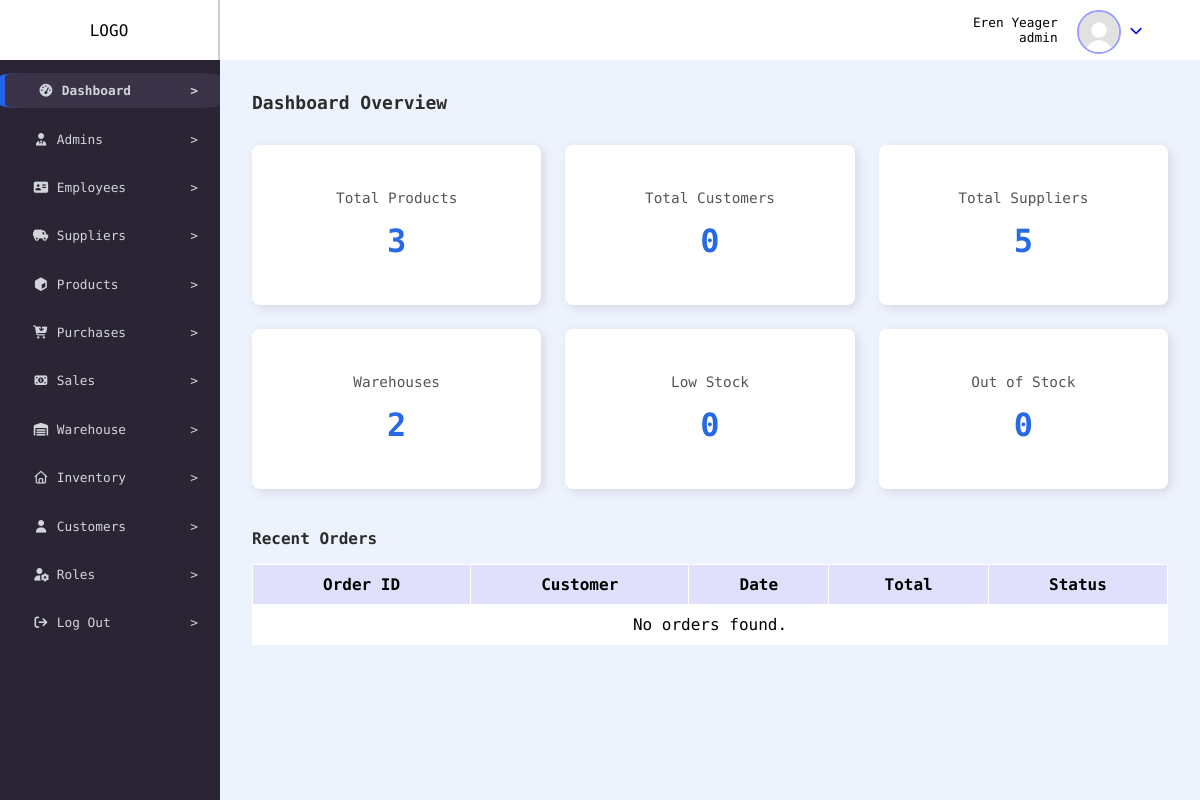
The page /dashboard.php (signed in) on the database as committed earlier.
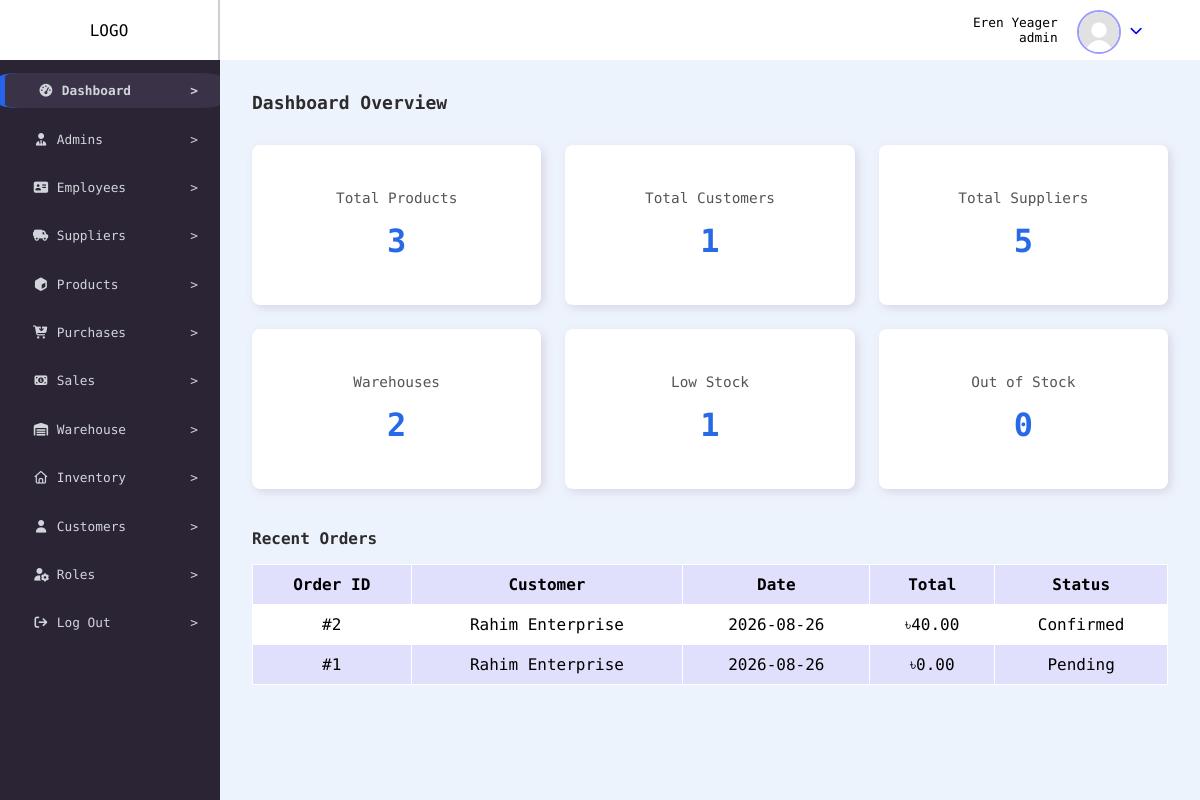
The same page on the database as committed later.
### tables this page shows
CREATE TABLE `sales_orders` (
  `sale_id` int(11) NOT NULL,
  `customer_id` int(11) NOT NULL,
  `warehouse_id` int(11) NOT NULL,
  `user_id` int(11) NOT NULL,
  `sale_date` date DEFAULT curdate(),
  `total_amount` decimal(12,2) DEFAULT NULL,
  `order_status` enum('pending','confirmed','cancelled') NOT NULL DEFAULT 'pending',
  `created_at` timestamp NOT NULL DEFAULT current_timestamp()
);

CREATE TABLE `customers` (
  `customer_id` int(11) NOT NULL,
  `customer_name` varchar(80) NOT NULL,
  `phone` varchar(12) NOT NULL,
  `email` varchar(100) NOT NULL,
  `address` varchar(100) DEFAULT NULL,
  `outstanding_money` decimal(8,2) DEFAULT NULL,
  `created_at` timestamp NOT NULL DEFAULT current_timestamp()
);

### config/db.config.php (called while the page is built)
<?php
function dbQuery(string $query){
  $host = 'localhost';
  $port = 3308;
  $dbname = 'sme_inventory';
  $username = 'root';
  $password = '';
  $pdo = new PDO("mysql:host={$host};port={$port};dbname={$dbname}",$username,$password,[
    PDO::ATTR_ERRMODE =>  PDO::ERRMODE_EXCEPTION
    ]);
    $stmt = $pdo->prepare($query);
    $stmt->execute();
    $result = $stmt->fetchAll(PDO::FETCH_ASSOC);
    return $result;
  }
  ?>

### views/dashboard_home.views.php (the view)
<?php
$product_result = dbQuery("SELECT COUNT(*) AS total FROM products ");
$total_products = $product_result[0]['total'];
$customer_result = dbQuery("SELECT COUNT(*) AS total FROM customers ");
$total_customers = $customer_result[0]['total'];
$supplier_result = dbQuery("SELECT COUNT(*) AS total FROM suppliers ");
$total_suppliers = $supplier_result[0]['total'];
$warehouse_result = dbQuery("SELECT COUNT(*) AS total FROM warehouses ");
$total_warehouses = $warehouse_result[0]['total'];
$low_stock_result = dbQuery(" SELECT COUNT(*) AS total FROM inventory WHERE
          ( current_stock - reserved_stock- damaged_stock) > 0
          AND
          ( current_stock - reserved_stock - damaged_stock) <= 10 ");
$total_low_stock = $low_stock_result[0]['total'];
$out_stock_result = dbQuery("SELECT COUNT(*) AS total FROM inventory WHERE
          (current_stock- reserved_stock- damaged_stock) <= 0
          ");
$total_out_stock = $out_stock_result[0]['total'];
$recent_orders = dbQuery("SELECT sales_orders.*, customers.customer_name
FROM sales_orders
JOIN customers
ON sales_orders.customer_id = customers.customer_id
ORDER BY sales_orders.sale_id DESC
LIMIT 5
");
?>
<div class="dashboard_home">
  <div class="dashboard_title">
    Dashboard Overview
  </div>
  <div class="dashboard_cards">
    <div class="dashboard_card">
      <div class="card_title">
        Total Products
      </div>
      <div class="card_number">
        <?= $total_products ?>
      </div>
    </div>
    <div class="dashboard_card">
      <div class="card_title">
        Total Customers
      </div>
      <div class="card_number">
        <?= $total_customers ?>
      </div>
    </div>
    <div class="dashboard_card">
      <div class="card_title">
        Total Suppliers
      </div>
      <div class="card_number">
        <?= $total_suppliers ?>
      </div>
    </div>
    <div class="dashboard_card">
      <div class="card_title">
        Warehouses
      </div>
      <div class="card_number">
        <?= $total_warehouses ?>
      </div>
    </div>
    <div class="dashboard_card">
      <div class="card_title">
        Low Stock
      </div>
      <div class="card_number">
        <?= $total_low_stock ?>
      </div>
    </div>
    <div class="dashboard_card">
      <div class="card_title">
        Out of Stock
      </div>
      <div class="card_number">
        <?= $total_out_stock ?>
      </div>
    </div>
  </div>
  <div class="dashboard_section">
    <div class="section_title">
      Recent Orders
    </div>
    <table>
      <tr>
        <th>Order ID</th>
        <th>Customer</th>
        <th>Date</th>
        <th>Total</th>
        <th>Status</th>
      </tr>
      <?php if (!empty($recent_orders)) : ?>
        <?php foreach ($recent_orders as $order) : ?>
          <tr>
            <td>
              #<?= $order['sale_id'] ?>
            </td>
            <td>
              <?= $order['customer_name'] ?>
            </td>
            <td>
              <?= $order['sale_date'] ?>
            </td>
            <td>
              ৳<?= number_format(
                  (float) $order['total_amount'],
                  2
                ) ?>
            </td>
            <td>
              <?= ucfirst($order['order_status']) ?>
            </td>
          </tr>
        <?php endforeach; ?>
      <?php else : ?>
        <tr>
          <td colspan="5">
            No orders found.
          </td>
        </tr>
      <?php endif; ?>
    </table>
  </div>
</div>

### dashboard.php (shortened to what this page needs)
<?php
if (!empty($_SESSION['user_id'])) :
  include __DIR__ . '/views/header.php';
  include __DIR__ . '/config/db.config.php';
?>
  <?php
  $sidebarArr = [
    'Dashboard' => 'fa-solid fa-gauge-high',
    'Admins' => 'fa-solid fa-user-tie',
    'Employees' => 'fa-solid fa-address-card',
    'Suppliers' => 'fa-solid fa-truck-field',
    'Products' => 'fa-solid fa-cube',
    'Purchases' => 'fa-solid fa-cart-arrow-down',
    'Sales' => 'fa-solid fa-money-bill-1',
    'Warehouse' => 'fa-solid fa-warehouse',
    'Inventory' => 'fa-regular fa-house',
    'Customers' => 'fa-solid fa-user',
    'Roles' => 'fa-solid fa-user-gear',
    'Log Out' => 'fa-solid fa-arrow-right-from-bracket'
  ];
  $keys = array_keys($sidebarArr);
  ?>
  <div class="dashboard_container">
    <nav>
      <?php include __DIR__ . '/inc/navbar.inc.php' ?>
    </nav>
    <aside>
      <?php foreach ($keys as $key) : ?>
        <a href="<?= !empty($_GET['aside']) && $_GET['aside'] === $key ? 'dashboard.php' : '?aside=' . $key; ?>">
          <div class="item <?= $_SESSION['active_sidebar'] === $key ? 'active' : ''; ?>">
            <div>
              <i class="<?= $sidebarArr[$key]; ?>"></i>
              <?= $key; ?>
            </div>
            <span>></span>
          </div>
        </a>
      <?php endforeach; ?>
      <div class="empty_space">
      </div>
    </aside>
    <div class="main">
      <?php if ((empty($_GET['aside'])) && (empty($_GET['view']))) include __DIR__ . '/views/dashboard_home.views.php'; ?>
    </div>
  </div>
  </body>
  </html>
<?php else : header('Location: login.php');
  die();
endif; ?>

### views/header.php (shortened to what this page needs)
<!DOCTYPE html>
<html lang="en">
<head>
  <link rel="stylesheet" href="styles/style.css">
  <link rel="stylesheet" href="styles/mac_style.css">
  <link rel="stylesheet"
    href="https://cdnjs.cloudflare.com/ajax/libs/font-awesome/7.3.0/css/all.min.css" />
</head>
<body>

### inc/navbar.inc.php
<div class="nav_container">
  <div class="logo_sec">LOGO</div>
  <div class="dif_sec">
    <?php $string = empty($_GET['nav']) ? '?nav=drop_click' : 'dashboard.php' ?>
    <a href="<?= $string ?> ">
      <div class="photo_sec">
        <?php
        $user_id = (int) $_SESSION['user_id'];
        $resultPhoto = dbQuery("SELECT profile_picture FROM users WHERE user_id = {$user_id}");
        $resultPhoto[0]['profile_picture'] != NULL ? $pp = $resultPhoto[0]['profile_picture'] : $pp = 'default.jpeg';
        ?>
        <div class="image">
          <img src="uploads/<?= $pp ?>" alt="pp">
        </div>
        <span class="arrow">
          <?php if(empty($_GET['nav'])) : ?>
          <i class="fa-solid fa-chevron-down"></i>
          <?php else : ?>
          <i class="fa-solid fa-angle-up"></i>
          <?php endif; ?>
        </span>
      </div>
    </a>
    <div class="full_name">
        <span class="name">
          <?php echo $_SESSION['full_name']; ?>
        </span>
        <span class="designation">
          <?php echo $_SESSION['role_name']; ?>
        </span>
    </div>
  </div>
</div>

### styles/style.css (style rules this page uses)
body { background-color: #685c79; font-family: "Roboto Mono", monospace; box-sizing: border-box; margin: 0; border: 0; }
.dashboard_container nav { grid-area: nv; background-color: #ffffff; }
.dashboard_container aside { grid-area: sd; background-color: #2b2434; }
.dashboard_container .main { grid-area: ma; background-color: #edf3fc; }
.dashboard_container { display: grid; grid-template-columns: 220px 1fr; grid-template-rows: 60px 1fr; grid-template-areas: "nv nv" "sd ma"; height: 100vh; }
.dashboard_container aside { display: flex; flex-direction: column; justify-content: space-evenly; }
.dashboard_container aside .item { height: 2.2rem; display: flex; justify-content: space-between; align-items: center; font-size: 0.8rem; color: #d1d5db; padding-left: 15%; padding-right: 10%; border-radius: 10%; transition-duration: 0.1s; }
.dashboard_container aside a { text-decoration: none; }
.dashboard_container .empty_space { background-color: #2b2434; height: 18%; }
.dashboard_container aside .active { background-color: #3a3246; font-weight: bold; border-left: 5px solid #2563eb; }
.dashboard_container nav .nav_container { display: grid; grid-template-columns: 220px 1fr; grid-template-rows: 1fr; grid-template-areas: "ls ds"; height: 100%; }
.dashboard_container nav .logo_sec { grid-area: ls; border-right: 2px solid rgb(207, 207, 207); display: flex; justify-content: center; align-items: center; }
.dashboard_container nav .dif_sec { grid-area: ds; display: flex; flex-direction: row-reverse; align-items: center; gap: 1.2rem; padding-right: 3.5rem; }
.dashboard_container nav .photo_sec { display: flex; gap: 0.7rem; align-items: center; }
.dashboard_container nav .photo_sec .arrow { font-size: 0.8rem; }
.dashboard_container nav .photo_sec .image { height: 2.5rem; width: 2.5rem; }
.dashboard_container nav .photo_sec img { height: 100%; width: 100%; object-fit: cover; border-radius: 50%; border: 2px solid rgb(155, 155, 255); }
.dashboard_container nav .dif_sec .full_name { display: flex; flex-direction: column; align-items: end; justify-content: center; }
.dashboard_container nav .full_name .name { font-size: 0.8rem; font-weight: 500; }
.dashboard_container nav .full_name .designation { font-size: 0.8rem; font-weight: 300; }
.dashboard_container nav .dif_sec a { text-decoration: none; }
tr:nth-child(odd) { background-color: rgb(224, 224, 253); }
.main .dashboard_home { width: 100%; box-sizing: border-box; padding: 2rem; }
.main .dashboard_home .dashboard_title { font-size: large; font-weight: bold; color: rgb(44, 44, 44); margin-bottom: 2rem; }
.main .dashboard_cards { width: 100%; display: grid; grid-template-columns: repeat(3, 1fr); gap: 1.5rem; }
.main .dashboard_card { background-color: white; padding: 1.5rem; min-height: 7rem; display: flex; flex-direction: column; justify-content: center; align-items: center; border-radius: 8px; box-shadow: 3px 3px 10px rgb(215, 215, 230); }
.main .dashboard_card .card_title { font-size: 0.9rem; color: #555; margin-bottom: 1rem; }
.main .dashboard_card .card_number { font-size: 2rem; font-weight: bold; color: #286ae6; }
.main .dashboard_section { width: 100%; margin-top: 2.5rem; }
.main .dashboard_section .section_title { font-weight: bold; margin-bottom: 1rem; color: rgb(44, 44, 44); }
.main .dashboard_section table { width: 100%; background-color: white; border-spacing: 1px; }
.main .dashboard_section th, .main .dashboard_section td { text-align: center; padding: 10px 15px; }

Rows that differ between the two databases and show on the page:
added sales_orders: sale_id "2", customer.customer_name "Rahim Enterprise", sale_date "2026-08-26", total_amount "40.00", order_status "Confirmed"
added sales_orders: sale_id "1", customer.customer_name "Rahim Enterprise", sale_date "2026-08-26", total_amount "0.00", order_status "Pending"
Other text that changed with them:
$total_customers: "0" → "1"
$total_low_stock: "0" → "1"
text no longer shown: "No orders found."
